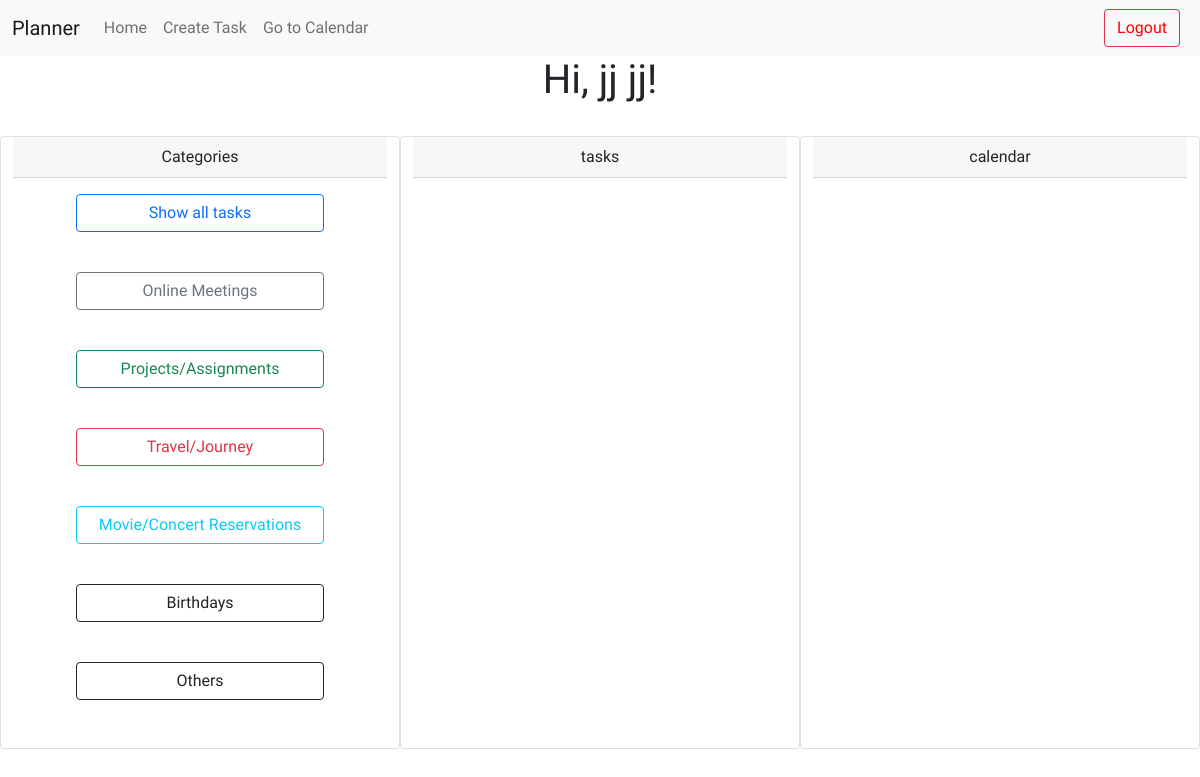
Page /index/movies (signed in) on the earlier database version.
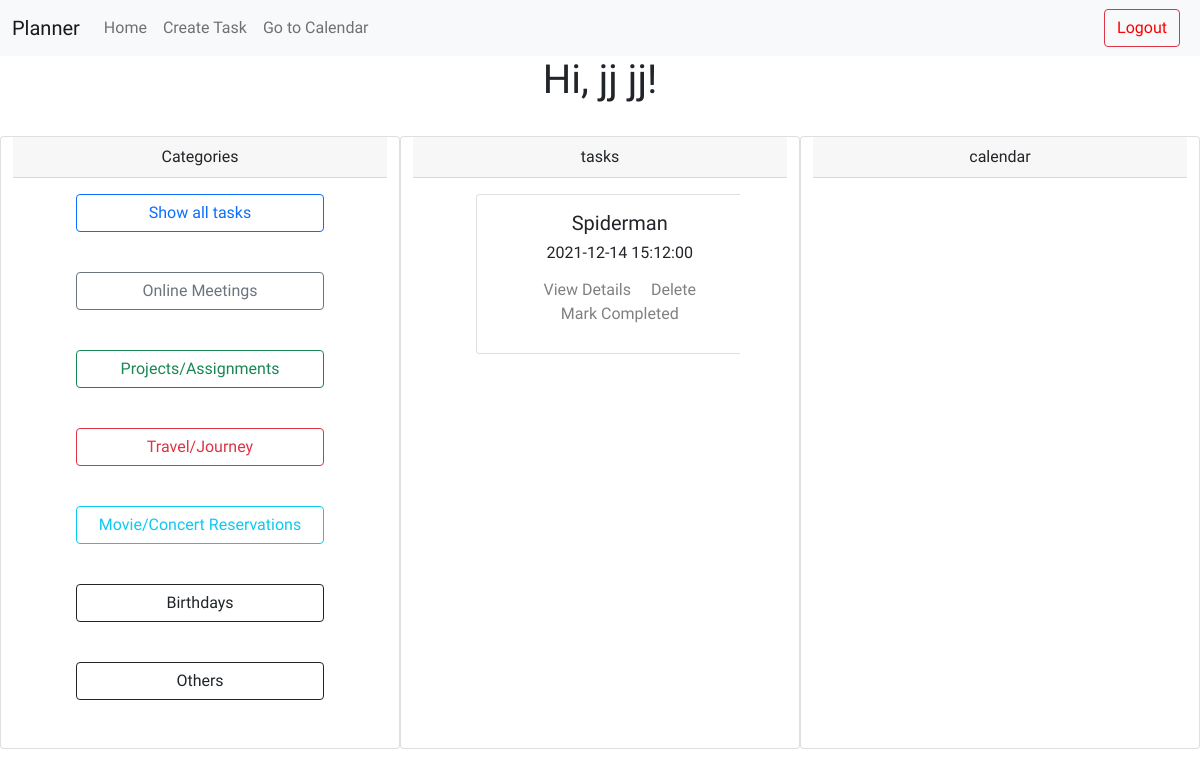
Same page on the later database version.
### DBHandler/models.py (models this page shows, shortened)
class Task(db.Model):
    id = db.Column(db.Integer, primary_key=True)
    title = db.Column(db.String(150))
    timestamp = db.Column(db.DateTime, index=True, default=datetime.utcnow)
    user_id = db.Column(db.Integer, db.ForeignKey('user.id'))
    task_type = db.Column(db.String(5))
    online = db.relationship('Online_meetings',backref = 'parent1', lazy = 'dynamic')
    deadline = db.relationship('Deadlines',backref = 'parent2', lazy = 'dynamic')
    travel = db.relationship('Travel',backref = 'parent3', lazy = 'dynamic')
    birthday = db.relationship('Birthday',backref = 'parent4', lazy = 'dynamic')
    general = db.relationship('General',backref = 'parent5', lazy = 'dynamic')
    movie = db.relationship('Movie',backref = 'parent6', lazy = 'dynamic')

### Backend/routes.py (the view, shortened to what this page needs)
@app.route('/index/movies', methods=['GET', 'POST'])
@login_required
def movies():
    tasks = User.movietask(current_user)
    form = TaskFilterForm()
    return render_template('index.html', title='Home', tasks=tasks, form=form)

### Backend/forms.py
class TaskFilterForm(FlaskForm):
    onlme = SubmitField('Online Meetings')
    projs = SubmitField('Projects/Assignments')
    travl = SubmitField('Travel/Journey')
    movie = SubmitField('Movie/Concert Reservations')
    birth = SubmitField('Birthdays')
    gentk = SubmitField('Others')
    index = SubmitField('Show all tasks')

### DBHandler/models.py (called while the page is built)
@login.user_loader
def load_user(id):
    return User.query.get(int(id))

    def movietask(self):
        own = Task.query.filter_by(task_type = 'movie').order_by(Task.timestamp.desc())
        return own

### Backend/templates/index.html (shortened to what this page needs)
{% extends "base.html" %}
{% block content %}
    <h1>Hi, {{ current_user.first_name }} {{ current_user.last_name }}!</h1>
   <div class="container-fluid">
       <div class="row">
    <div class="col-lg-4 card">
    <form action="" method="post" novalidate>
        <div class="card-header">
            Categories
          </div>
        <div class="card-body d-grid gap-2 col-9 mx-auto">
            {{ form.index(class="btn btn-outline-primary") }}<br>
            {{ form.onlme(class="btn btn-outline-secondary") }}<br>
            {{ form.projs(class="btn btn-outline-success") }}<br>
            {{ form.travl(class="btn btn-outline-danger") }}<br>
            {{ form.movie(class="btn btn-outline-info") }}<br>
            {{ form.birth(class="btn btn-outline-dark") }}<br>
            {{ form.gentk(class="btn btn-outline-dark") }}<br>
    </div>
    </form>
</div>
<div class="col-lg-4 card overflow-hidden flex-wrap" >
    <div class="card-header">
        tasks
    </div>
    <div class="wrapper card-body d-grid gap-2 col-9 mx-auto ">
    {% for task in tasks %}
        {% include '_task.html' %}
    {% endfor %}
</div>
</div>
    <div class="col-lg-4 card">
        <div class="card-header">
            calendar
        </div>
    </div>
</div>
</div>
{% endblock %}

### Backend/templates/_task.html (shortened to what this page needs)
<div class="card item" style="width: 18rem; height: 10rem;">
    <div class="card-body">
      <h5 class="card-title">{{ task.title }}</h5>
      <h6>{{ task.timestamp }}</h6>
        <a href="{{ url_for('fullview', task_id=task.id) }}" class="card-link">View Details</a>
        <a href="{{ url_for('delete_task', id=task.id) }}" class="card-link">Delete</a>
        <br>
        <a href="{{ url_for('delete_task', id=task.id) }}" class="card-link">Mark Completed</a>
    </div>
  </div>

Differences in the rows shown:
added Task: title "Spiderman", timestamp "2021-12-14 15:12:00"
